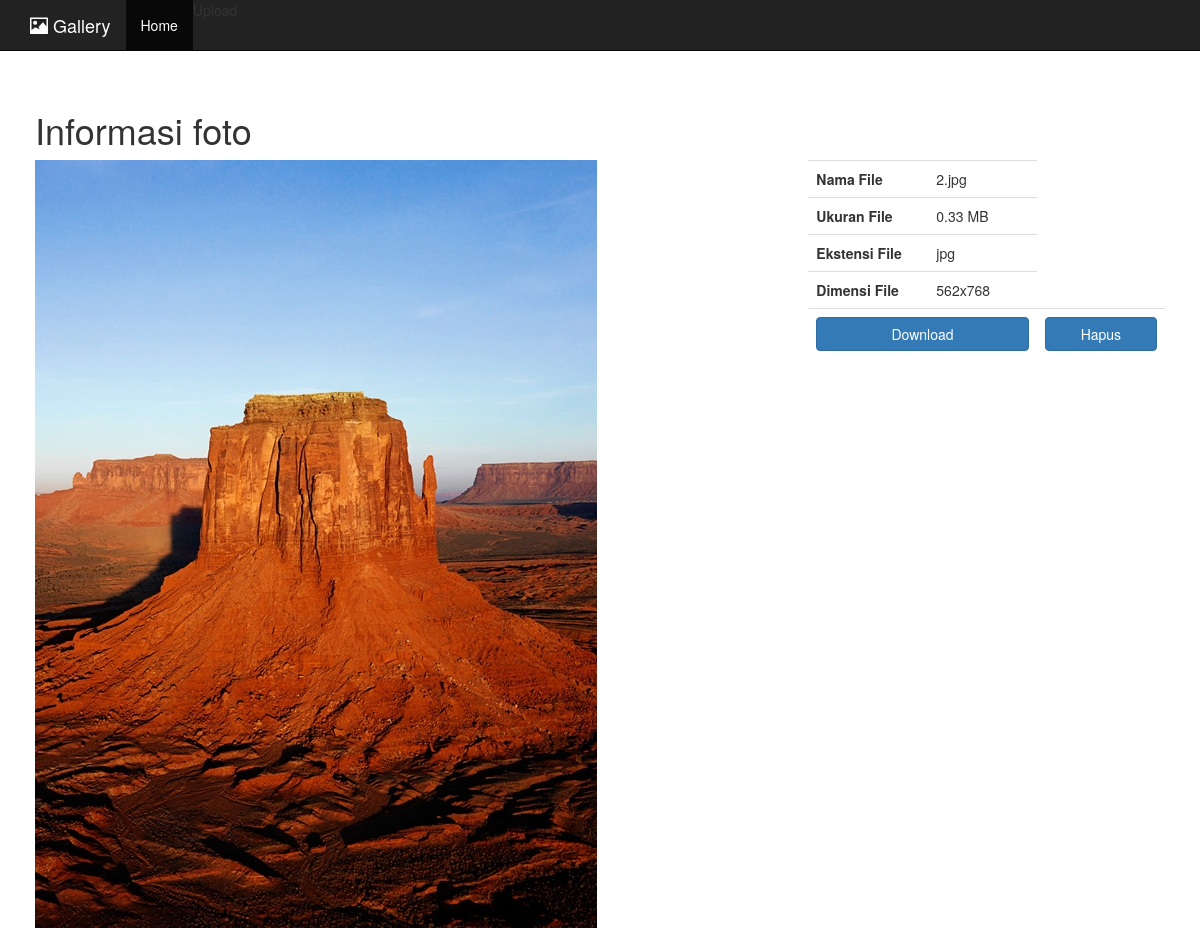
The page /ukmbasketCopy/gallery/foto.php?id=2 on the database its author committed.
### tables this page shows
CREATE TABLE `galeri` (
  `id` int(11) NOT NULL,
  `tgl_upload` date NOT NULL,
  `nama` varchar(100) NOT NULL
);

### ukmbasketCopy/gallery/foto.php (the view, shortened to what this page needs)
<?php include("includes/config.php"); ?>
<!DOCTYPE html>
<html lang="en">
<head>
	<link href="css/bootstrap.css" rel="stylesheet">
	<link href="css/custom.css" rel="stylesheet">
	</head>
<body>
	<?php include("includes/navbar.php"); ?>
	<div class="container body">
		<?php
		$id = $_GET['id'];
		$query = $koneksi->query("SELECT * FROM galeri WHERE id='$id'") or die($koneksi->error);
		if($query->num_rows){
			$row = $query->fetch_assoc();
			echo '
			<h1>Informasi foto</h1>
			<div class="row">
				<div class="col-md-8">
					<img src="gallery/'.$row['nama'].'" class="img-responsive">
				</div>
				<div class="col-md-4">
					<table class="table">
						<tr>
							<th width="120">Nama File</th>
							<td>'.$row['nama'].'</td>
						</tr>
						<tr>
							<th>Ukuran File</th>
							<td>';
							$size = filesize("gallery/".$row['nama']);
							$size = $size / 1024 / 1024;
							echo number_format($size, 2).' MB';
							echo '</td>
						</tr>
						<tr>
							<th>Ekstensi File</th>
							<td>'; echo pathinfo($row['nama'], PATHINFO_EXTENSION); echo '</td>
						</tr>
						<tr>
							<th>Dimensi File</th>
							<td>';
							list($width, $height) = getimagesize("gallery/".$row['nama']);
							echo $width . "x" . $height;
							echo '</td>
						</tr>
						<tr>
							<td colspan="2"><a href="gallery/'.$row['nama'].'" class="btn btn-primary btn-block">Download</a></td>
                            <td colspan="2"><a href="delete.php/'.$row['id'].'" class="btn btn-primary btn-block">Hapus</a></td>
						</tr>
					</table>
				</div>
			</div>
			';
		}else{
			echo '404 Not Found!';
		}
		?>
	</div>
</body>
</html>

### ukmbasketCopy/gallery/includes/navbar.php (shortened to what this page needs)
<nav class="navbar navbar-inverse navbar-fixed-top">
	<div class="container">
		<div class="navbar-header">
			<a class="navbar-brand" href="index.php"><span class="glyphicon glyphicon-picture" aria-hidden="true"></span> Gallery</a>
		</div>
		<div class="collapse navbar-collapse" id="bs-example-navbar-collapse-1">
			<ul class="nav navbar-nav">
				<li <?php if(!$_GET['menu']){ echo 'class="active"'; } ?>><a href="index.php">Home</a></li>
				<li <?php if($_GET['menu'] == 'upload'){ echo 'class="active"'; } ?>><a; href="upload.php?menu=upload">Upload</a></li>
			</ul>
		</div>
	</div>
</nav>

### ukmbasketCopy/gallery/css/custom.css (style rules this page uses)
body { padding-top: 70px; }
.body { background-color: #fff; padding: 20px; }

### rows shown on the page
galeri: nama (picture), nama "2.jpg", nama "0.33", nama "jpg"

### other values the page prints
$width "562"
$height "768"
